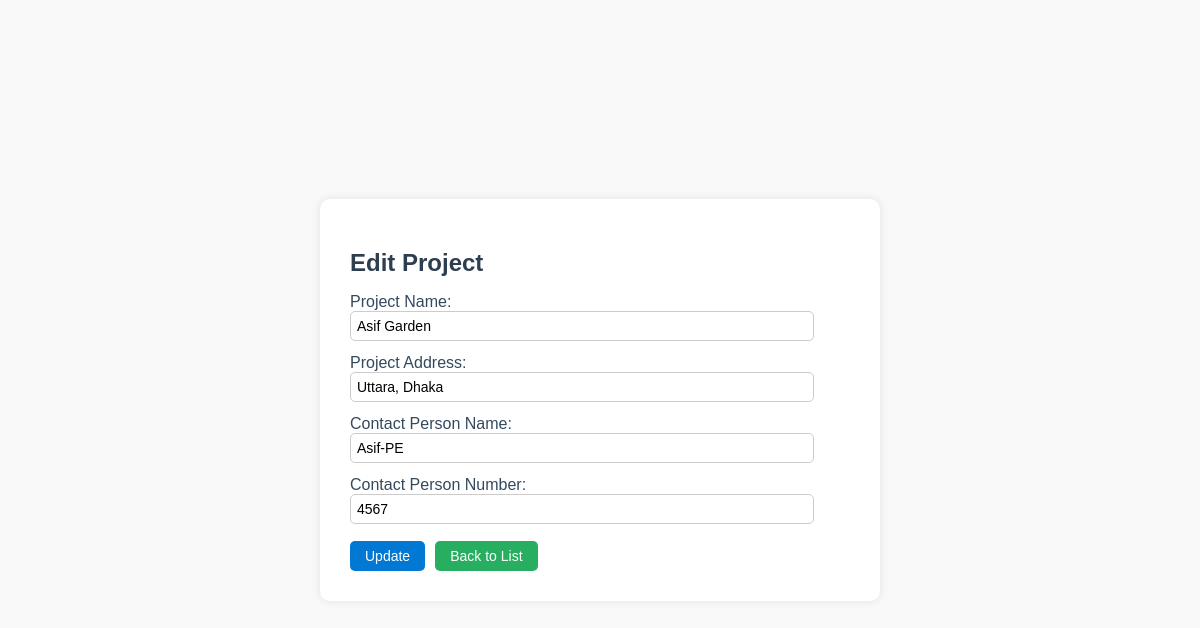
The app's page /construction-department/project/form/1/ with its own data.
### project/models.py (models this page shows, shortened)
class Project(models.Model):
    id = models.AutoField(primary_key=True)  # Auto-incrementing ID
    name_of_project = models.CharField(max_length=255)  # Project name
    project_address = models.CharField(max_length=500)  # Project address as CharField
    contact_person_name = models.CharField(max_length=255)  # Name of contact person
    contact_person_number = models.CharField(max_length=20)  # Contact number of contact person

### project/views.py (the view)
# urls.py: path("form/", project_form, name="project_create"),  # Create a new project
def project_form(request, id=None):
    project = get_object_or_404(Project, id=id) if id else None
    if request.method == "POST":
        form = ProjectForm(request.POST, instance=project)
        if form.is_valid():
            form.save()
            messages.success(request, "Project saved successfully.")
            return redirect("project_list")
    else:
        form = ProjectForm(instance=project)
    return render(request, "project/project_form.html", {"form": form})

### project/forms.py
class ProjectForm(forms.ModelForm):
    class Meta:
        model = Project
        fields = ['name_of_project', 'project_address', 'contact_person_name', 'contact_person_number']
        labels = {
            'name_of_project': 'Project Name',
            'project_address': 'Project Address',
            'contact_person_name': 'Contact Person Name',
            'contact_person_number': 'Contact Person Number',
        }
        widgets = {  # Fix: Placed inside Meta class
            'name_of_project': forms.TextInput(attrs={'class': 'form-control', 'placeholder': 'Enter project name'}),
            'project_address': forms.TextInput(attrs={'class': 'form-control', 'placeholder': 'Enter project address'}),
            'contact_person_name': forms.TextInput(attrs={'class': 'form-control', 'placeholder': 'Enter contact person name'}),
            'contact_person_number': forms.TextInput(attrs={'class': 'form-control', 'placeholder': 'Enter contact number'}),
        }

### project/templates/project/project_form.html (shortened to what this page needs)
<!DOCTYPE html>
<html lang="en">
<head>
</head>
<body>
  <div class="form-container">
    <h2>{% if form.instance.id %}Edit{% else %}Create{% endif %} Project</h2>
    <form method="POST">
      {{ form.as_p }}
      <div class="action-links">
        <button type="submit">{% if form.instance.id %}Update{% else %}Save{% endif %}</button>
        <a href="{% url 'project_list' %}" class="back-to-list">Back to List</a>
        <a href="{% url 'construction_department' %}" class="back-to-CD Module">Back to CD Module</a>
      </div>
    </form>
  </div>
</body>
</html>

### project/templates/project/project_form.html (style rules this page uses)
body { font-family: "Trebuchet MS", sans-serif; background-color: #f9f9f9; margin: 0; padding: 0; display: flex; justify-content: center; align-items: center; height: 100vh; }
.form-container { background-color: #ffffff; border-radius: 10px; padding: 30px; max-width: 500px; width: 90%; box-shadow: 0 0 10px rgba(0, 0, 0, 0.1); }
h2 { text-align: left; color: #2c3e50; margin-bottom: 10px; font-size: 24px; }
label { font-size: 16px; color: #34495e; margin-bottom: 5px; }
input, select, textarea { padding: 6px; font-size: 14px; border: 1px solid #ccc; border-radius: 5px; outline: none; width: 90%; margin-bottom: -3px; }
.action-links { display: flex; align-items: center; margin-top: 20px; gap: 10px; }
.action-links button, .action-links a { text-decoration: none; font-size: 14px; padding: 0 15px; border-radius: 5px; height: 30px; display: flex; align-items: center; justify-content: center; color: #ffffff; }
.action-links button { background-color: #0078D4; border: none; }
.action-links a.back-to-list { background-color: #27ae60; }

### records on screen
Project: name_of_project "Asif Garden", project_address "Uttara, Dhaka", contact_person_name "Asif-PE", contact_person_number "4567"
